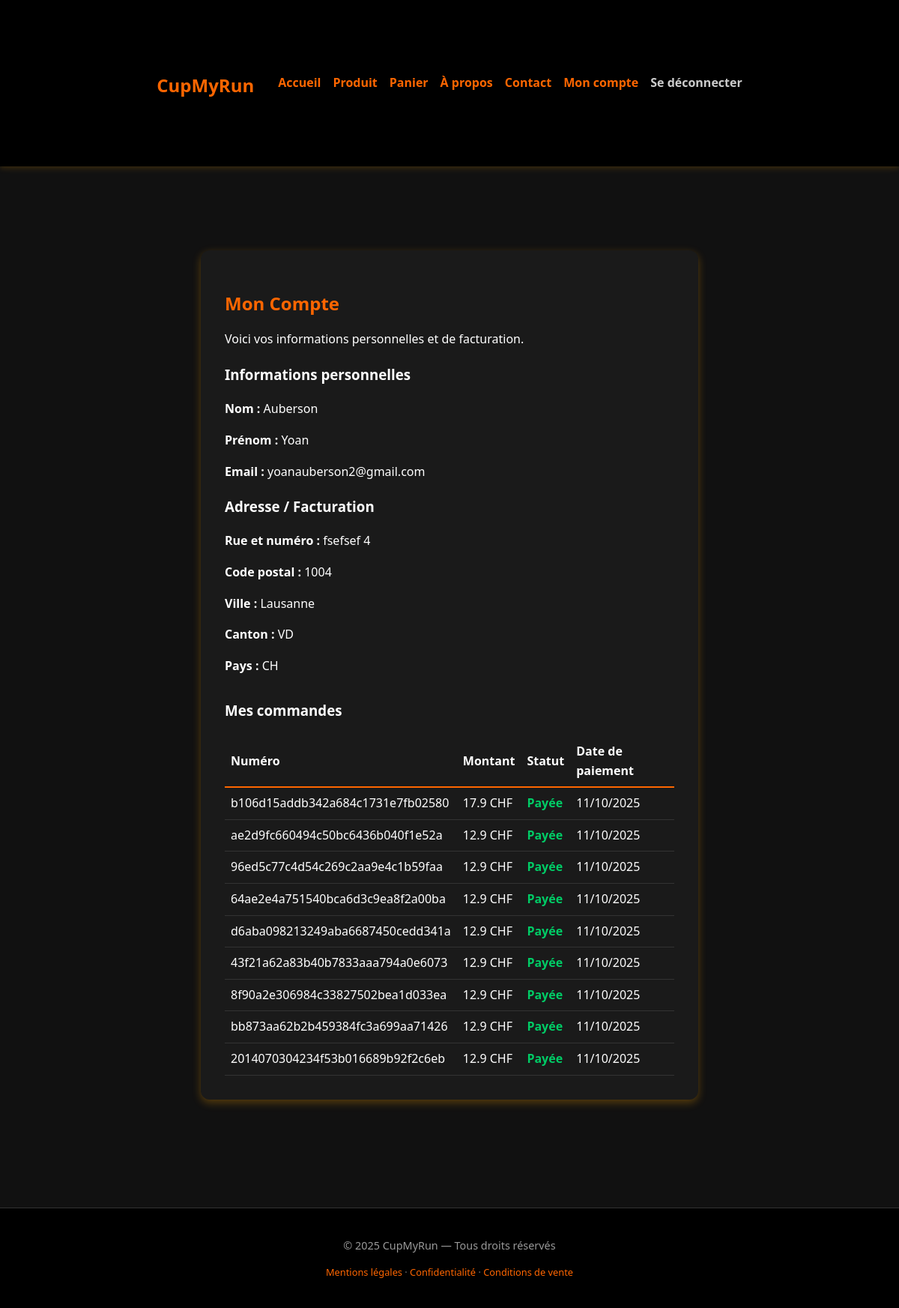
The page /compte (signed in) on the database its author committed.
### models/db_database.py (models this page shows, shortened)
class User(db.Model):
    __tablename__ = "users"
    id = db.Column(db.Integer, primary_key=True)
    first_name = db.Column(db.String(50), nullable=False)
    last_name = db.Column(db.String(50), nullable=False)
    email = db.Column(db.String(150), unique=True, nullable=False)
    password = db.Column(db.String(200), nullable=True)  # 🔑 mot de passe haché
    created_at = db.Column(db.DateTime, default=datetime.utcnow)
    strava_access_token = db.Column(db.String(255), nullable=True)
    strava_refresh_token = db.Column(db.String(255), nullable=True)
    strava_token_expires_at = db.Column(db.Integer, nullable=True)  # timestamp Unix
    orders = db.relationship("Order", backref="user", lazy=True)
    billing_info = db.relationship("BillingInfo", backref="user", uselist=False, lazy=True)

class BillingInfo(db.Model):
    __tablename__ = "billing_info"
    id = db.Column(db.Integer, primary_key=True)
    user_id = db.Column(db.Integer, db.ForeignKey("users.id"), nullable=False, unique=True)
    first_name = db.Column(db.String(50), nullable=False)
    last_name = db.Column(db.String(50), nullable=False)
    email = db.Column(db.String(150), nullable=False)
    street = db.Column(db.String(100))
    postal_code = db.Column(db.String(10))
    city = db.Column(db.String(50))
    region = db.Column(db.String(10))   # canton
    country = db.Column(db.String(10))  # ex: CH
    updated_at = db.Column(db.DateTime, default=datetime.utcnow, onupdate=datetime.utcnow)

class Order(db.Model):
    __tablename__ = "orders"
    id = db.Column(db.Integer, primary_key=True)
    order_number = db.Column(db.String(64), unique=True, nullable=False)
    user_id = db.Column(db.Integer, db.ForeignKey("users.id"), nullable=True)
    amount = db.Column(db.Float, nullable=False)
    currency = db.Column(db.String(10), nullable=False, default="CHF")
    status = db.Column(db.String(20), nullable=False, default="pending")
    payment_date = db.Column(db.DateTime)
    created_at = db.Column(db.DateTime, default=datetime.utcnow)
    billing_first_name = db.Column(db.String(50))
    billing_last_name = db.Column(db.String(50))
    billing_email = db.Column(db.String(150))
    billing_street = db.Column(db.String(100))
    billing_postal_code = db.Column(db.String(10))
    billing_city = db.Column(db.String(50))
    billing_region = db.Column(db.String(10))
    billing_country = db.Column(db.String(10))
    processed = db.Column(db.Boolean, default=False)  # <-- ajouter cette colonne
    photos = db.relationship("OrderPhoto", backref="order", lazy=True)

### routes/auth.py (the view)
@auth_bp.route("/compte")
def compte():
    if "user_id" not in session:
        return redirect(url_for("auth.login"))
    user = User.query.get(session["user_id"])
    if not user:
        return redirect(url_for("auth.login"))
    orders = Order.query.filter_by(user_id=user.id).order_by(Order.created_at.desc()).all()
    return render_template("compte.html", user=user, orders=orders)

### app.py (called while the page is built, shortened)
@app.before_request
def check_session_timeout():
    now = datetime.utcnow()
    last_active = session.get("last_active_at")
    if "user_id" in session or "guest_billing" in session:
        session["last_active_at"] = now.strftime("%Y-%m-%d %H:%M:%S")

@app.before_request
def init_strava_stats():
    try:
        total = StravaService.recalculate_connected_count()
    except Exception as e:
        print(f"⚠️ Erreur au recalcul du compteur Strava au démarrage : {e}")

### services/strava_service.py (called while the page is built)
    @staticmethod
    def recalculate_connected_count():
        from models.db_database import AppStats, User, GuestStravaSession
        now = time.time()
        users_connected = User.query.filter(
            User.strava_access_token.isnot(None),
            User.strava_access_token != "",
            User.strava_token_expires_at > now
        ).count()
        guests_connected = GuestStravaSession.query.filter(
            GuestStravaSession.strava_token_expires_at > now
        ).count()
        total = users_connected + guests_connected
        stats = AppStats.query.first()
        if not stats:
            stats = AppStats(strava_connected_count=total)
            db.session.add(stats)
        else:
            stats.strava_connected_count = total
        db.session.commit()
        return total

### templates/compte.html (shortened to what this page needs)
{% extends "base.html" %}
{% block content %}
<div class="container">
    <div class="account-card">
        <h2>Mon Compte</h2>
        <p>Voici vos informations personnelles et de facturation.</p>
        <h3>Informations personnelles</h3>
        <p><strong>Nom :</strong> {{ user.last_name }} </p>
        <p><strong>Prénom :</strong> {{ user.first_name }} </p>
        <p><strong>Email :</strong> {{ user.email }}</p>
        <h3>Adresse / Facturation</h3>
        {% if user.billing_info %}
        <p><strong>Rue et numéro :</strong> {{ user.billing_info.street or '-' }}</p>
        <p><strong>Code postal :</strong> {{ user.billing_info.postal_code or '-' }}</p>
        <p><strong>Ville :</strong> {{ user.billing_info.city or '-' }}</p>
        <p><strong>Canton :</strong> {{ user.billing_info.region or '-' }}</p>
        <p><strong>Pays :</strong> {{ user.billing_info.country or '-' }}</p>
        {% else %}
        <p>Aucune information de facturation renseignée.</p>
        {% endif %}
        <h3 style="margin-top: 2rem;">Mes commandes</h3>
        {% if orders %}
        <table style="width: 100%; border-collapse: collapse; margin-top: 1rem;">
            <thead>
                <tr>
                    <th style="text-align: left; padding: 0.5rem; border-bottom: 2px solid #ff6600;">Numéro</th>
                    <th style="text-align: left; padding: 0.5rem; border-bottom: 2px solid #ff6600;">Montant</th>
                    <th style="text-align: left; padding: 0.5rem; border-bottom: 2px solid #ff6600;">Statut</th>
                    <th style="text-align: left; padding: 0.5rem; border-bottom: 2px solid #ff6600;">Date de paiement</th>
                </tr>
            </thead>
            <tbody>
                {% for order in orders %}
                <tr style="border-bottom: 1px solid #333;">
                    <td style="padding: 0.5rem;">{{ order.order_number }}</td>
                    <td style="padding: 0.5rem;">{{ order.amount }} {{ order.currency }}</td>
                    <td style="padding: 0.5rem;">
                        {% if order.status == "paid" %}
                        <span style="color: #00cc66; font-weight: bold;">Payée</span>
                        {% elif order.status == "pending" %}
                        <span style="color: #ff8800; font-weight: bold;">En attente</span>
                        {% elif order.status == "failed" %}
                        <span style="color: #ff3300; font-weight: bold;">Échouée</span>
                        {% elif order.status == "canceled" %}
                        <span style="color: #999; font-weight: bold;">Annulée</span>
                        {% else %}
                        <span>{{ order.status }}</span>
                        {% endif %}
                    </td>
                    <td style="padding: 0.5rem;">
                        {% if order.payment_date %}
                        {{ order.payment_date.strftime('%d/%m/%Y') }}
                        {% else %}
                        -
                        {% endif %}
                    </td>
                </tr>
                {% endfor %}
            </tbody>
        </table>
        {% else %}
        <p>Aucune commande pour le moment.</p>
        {% endif %}
    </div>
</div>
{% endblock %}

### templates/base.html (shortened to what this page needs)
<!doctype html>
<html lang="fr">
<head>
    <link rel="stylesheet" href="{{ url_for('static', filename='style.css') }}">
    <link rel="stylesheet" href="{{ url_for('static', filename='mobile.css') }}" media="screen and (max-width: 768px)">
</head>
<body>
    <header>
        <div class="container header-inner">
            <h1 class="logo"><a href="{{ url_for('home') }}">CupMyRun</a></h1>
            <nav>
                <a href="{{ url_for('home') }}" class="{{ 'active' if request.path == url_for('home') else '' }}">Accueil</a>
                <a href="{{ url_for('gobelet') }}" class="{{ 'active' if request.path == url_for('gobelet') else '' }}">Produit</a>
                <a href="{{ url_for('cart_view') }}" class="{{ 'active' if request.path == url_for('cart_view') else '' }}">Panier</a>
                <a href="{{ url_for('about') }}" class="{{ 'active' if request.path == url_for('about') else '' }}">À propos</a>
                <a href="{{ url_for('contact') }}" class="{{ 'active' if request.path == url_for('contact') else '' }}">Contact</a>
                {% if session.get('user_id') %}
                <a href="{{ url_for('auth.compte') }}">Mon compte</a>
                <a href="{{ url_for('auth.logout') }}" class="logout-btn">Se déconnecter</a>
                {% else %}
                <a href="{{ url_for('auth.login') }}">Connexion</a>
                <a href="{{ url_for('auth.register') }}">Inscription</a>
                {% endif %}
            </nav>
        </div>
    </header>
    <main>
        {% block content %}{% endblock %}
    </main>
    <footer>
        <p>&copy; {{ 2025 }} CupMyRun — Tous droits réservés</p>
        <p style="font-size:0.8rem; color:#777;">
            <a href="{{ url_for('mentions') }}" style="color:#ff6600; text-decoration:none;">Mentions légales</a> ·
            <a href="{{ url_for('confidentialite') }}" style="color:#ff6600; text-decoration:none;">Confidentialité</a> ·
            <a href="{{ url_for('conditions') }}" style="color:#ff6600; text-decoration:none;">Conditions de vente</a>
        </p>
    </footer>
</body>
</html>

### static/style.css (style rules this page uses)
body { font-family: 'Segoe UI', system-ui, sans-serif; margin: 0; padding: 0; line-height: 1.6; background-color: #111; color: #fff; transition: background 0.3s ease; }
header { background: #000; color: #ff6600; padding: 1rem 2rem; box-shadow: 0 2px 8px rgba(255, 165, 0, 0.2); display: flex; justify-content: space-between; align-items: center; }
nav { display: flex; flex-wrap: wrap; gap: 1rem; }
nav a { color: #ff6600; text-decoration: none; font-weight: 600; transition: color 0.3s ease; }
main { padding: 2rem 1.5rem; }
footer { background: #000; color: #999; text-align: center; padding: 1rem; margin-top: 2rem; font-size: 0.9rem; border-top: 1px solid #333; }
.container { display: flex; flex-wrap: wrap; gap: 2rem; max-width: 1000px; margin: 2rem auto; padding: 1rem; }
.container { animation: fadeInUp 0.8s ease-out both; }
.account-card { background: #1a1a1a; color: #fff; padding: 2rem; border-radius: 12px; box-shadow: 0 4px 12px rgba(255, 165, 0, 0.3); max-width: 600px; margin: 2rem auto; }
.account-card h2 { color: #ff6600; margin-bottom: 1rem; }
.account-card p { font-size: 1rem; margin-bottom: 0.8rem; }
.header-inner { display: flex; justify-content: space-between; align-items: center; flex-wrap: wrap; }
.logo a { text-decoration: none; color: #ff6600; font-weight: bold; font-size: 1.5rem; }
.logout-btn { color: #ccc; }
footer { background: #000; color: #999; text-align: center; padding: 1.5rem 1rem; font-size: 0.9rem; border-top: 1px solid #333; }
footer a { color: #ff6600; text-decoration: none; }

### static/mobile.css (style rules this page uses)
.container, .product-page, .form-box, .product-info, .account-card { flex-direction: column; padding: 1rem; width: 100%; }
h1, h2 { font-size: 1.5rem; }
footer { font-size: 0.9rem; }

### rows shown on the page
User: last_name "Auberson", first_name "Yoan", email "yoanauberson2@gmail.com"
BillingInfo: billing_info "fsefsef 4", billing_info "1004", billing_info "Lausanne", billing_info "VD", billing_info "CH"
Order: order_number "b106d15addb342a684c1731e7fb02580", amount "17.9", currency "CHF", status "Payée", payment_date "11/10/2025"
Order: order_number "ae2d9fc660494c50bc6436b040f1e52a", amount "12.9", currency "CHF", status "Payée", payment_date "11/10/2025"
Order: order_number "96ed5c77c4d54c269c2aa9e4c1b59faa", amount "12.9", currency "CHF", status "Payée", payment_date "11/10/2025"
Order: order_number "64ae2e4a751540bca6d3c9ea8f2a00ba", amount "12.9", currency "CHF", status "Payée", payment_date "11/10/2025"
Order: order_number "d6aba098213249aba6687450cedd341a", amount "12.9", currency "CHF", status "Payée", payment_date "11/10/2025"
Order: order_number "43f21a62a83b40b7833aaa794a0e6073", amount "12.9", currency "CHF", status "Payée", payment_date "11/10/2025"
Order: order_number "8f90a2e306984c33827502bea1d033ea", amount "12.9", currency "CHF", status "Payée", payment_date "11/10/2025"
Order: order_number "bb873aa62b2b459384fc3a699aa71426", amount "12.9", currency "CHF", status "Payée", payment_date "11/10/2025"
Order: order_number "2014070304234f53b016689b92f2c6eb", amount "12.9", currency "CHF", status "Payée", payment_date "11/10/2025"

### other values the page prints
{{ 2025 }} "2025"
